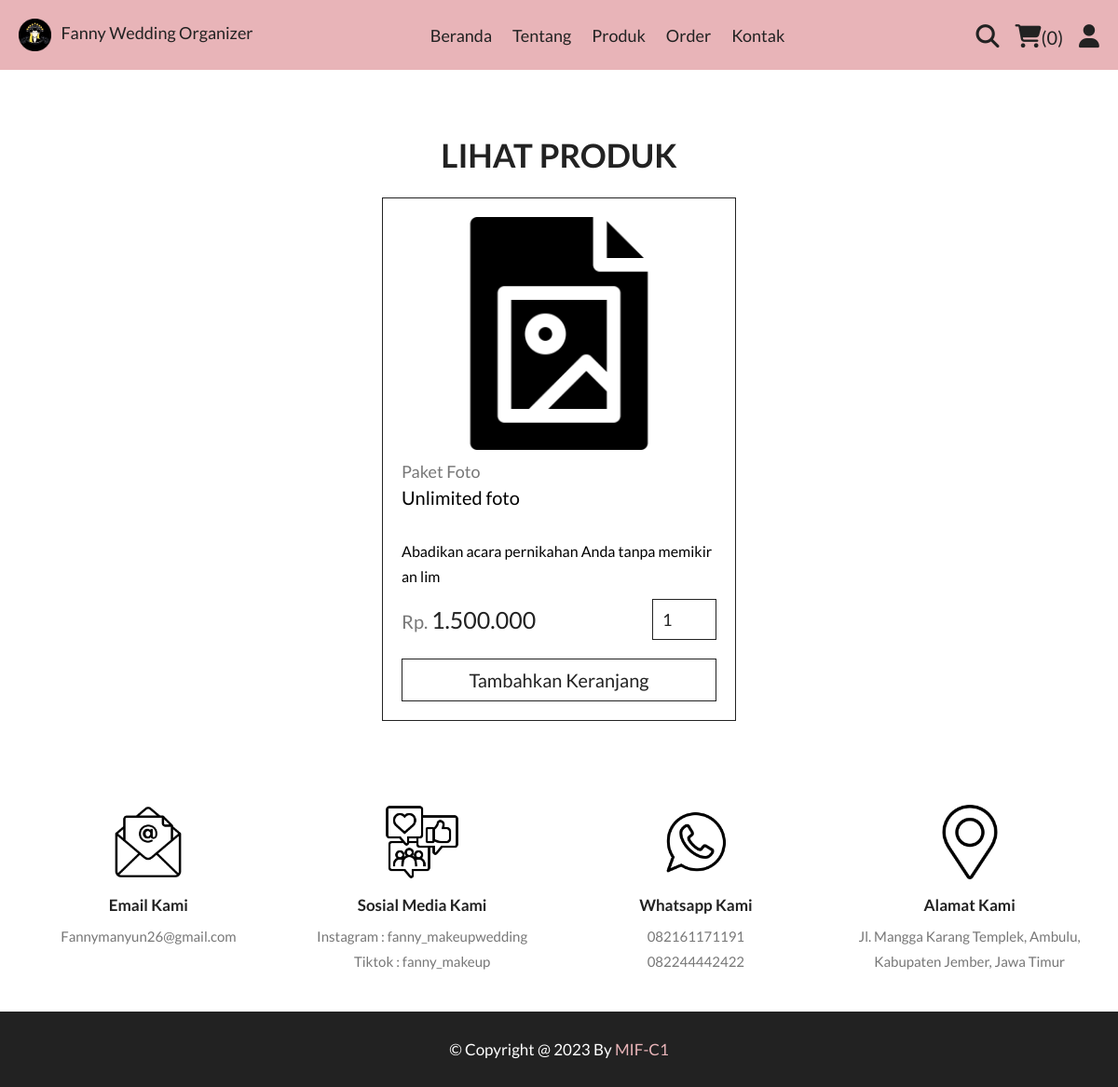
The page /quick_view.php?pid=16 on the database as committed earlier.
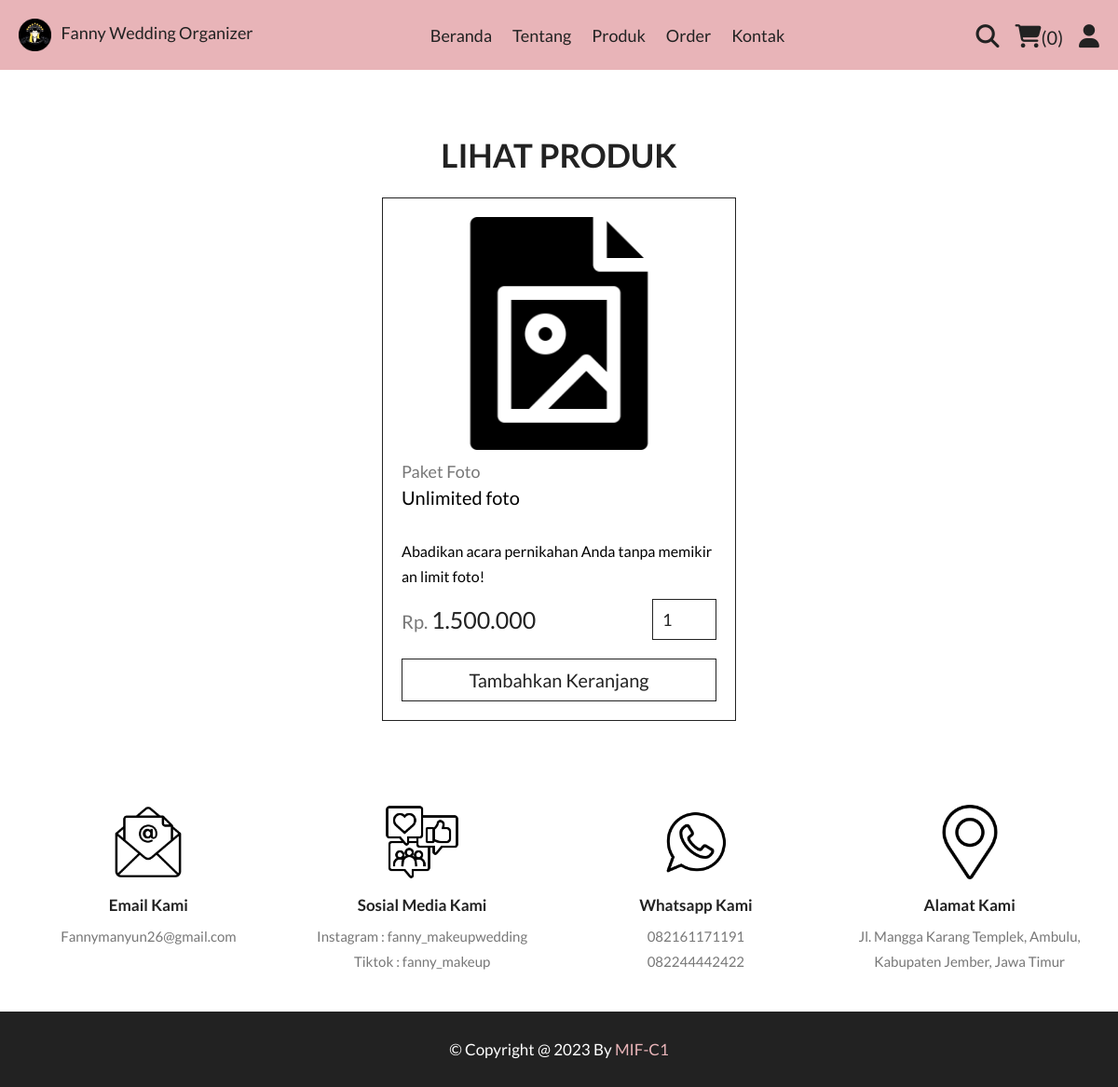
The same page on the database as committed later.
### tables this page shows
CREATE TABLE `products` (
  `id` int(11) NOT NULL,
  `name` varchar(50) NOT NULL,
  `category` varchar(50) NOT NULL,
  `keterangan` varchar(500) NOT NULL,
  `price` int(11) NOT NULL,
  `image` varchar(255) NOT NULL
);

### quick_view.php (the view, shortened to what this page needs)
<?php
include 'components/connect.php';
?>
<!DOCTYPE html>
<html lang="en">
<head>
   <link rel="stylesheet" href="https://cdnjs.cloudflare.com/ajax/libs/font-awesome/6.1.1/css/all.min.css">
   <link rel="stylesheet" href="https://stackpath.bootstrapcdn.com/font-awesome/4.7.0/css/font-awesome.min.css"
      type="text/css" media="all"/>
   <link rel="stylesheet" href="./css/style.css">
</head>
<body>
<?php include 'components/user_header.php'; ?>
<section class="quick-view">
   <h1 class="title">lihat produk</h1>
   <?php
      $pid = $_GET['pid'];
      $select_products = $conn->prepare("SELECT * FROM `products` WHERE id = ?");
      $select_products->execute([$pid]);
      if($select_products->rowCount() > 0){
         while($fetch_products = $select_products->fetch(PDO::FETCH_ASSOC)){
   ?>
   <form action="" method="post" class="box">
      <img src="uploaded_img/<?= $fetch_products['image']; ?>" alt="">
      <a href="category.php?category=<?= $fetch_products['category']; ?>" class="cat"><?= $fetch_products['category']; ?></a>
      <div class="name"><?= $fetch_products['name']; ?></div>
      <div class="keterangan">
         <?php
            $pchenter=explode("\r\n",$fetch_products['keterangan']);
            $txtout="";
               for($i=0;$i<=count($pchenter)-1;$i++){
                  $pchpart=str_replace($pchenter[$i], "<br>".$pchenter[$i],$pchenter[$i]);
                  $txtout .=$pchpart;
               }
            echo $txtout;
         ?></div>
      <div class="flex">
         <div class="price"><span>Rp. </span><?php echo " " . number_format($fetch_products['price'],0,',','.'); ?></div>
         <input type="number" name="qty" class="qty" min="1" max="99" value="1" maxlength="2">
      </div>
      <button type="submit" name="add_to_cart" class="cart-btn">Tambahkan Keranjang</button>
   </form>
   <?php
         }
      }else{
         echo '<p class="empty">tidak ada produk yang ditambahkan</p>';
      }
   ?>
</section>
<?php include 'components/footer.php'; ?>
</body>
</html>

Rows that differ between the two databases and show on the page:
changed products "Unlimited foto": keterangan "Abadikan acara pernikahan Anda tanpa memikiran lim" → "Abadikan acara pernikahan Anda tanpa memikiran limit foto!"
